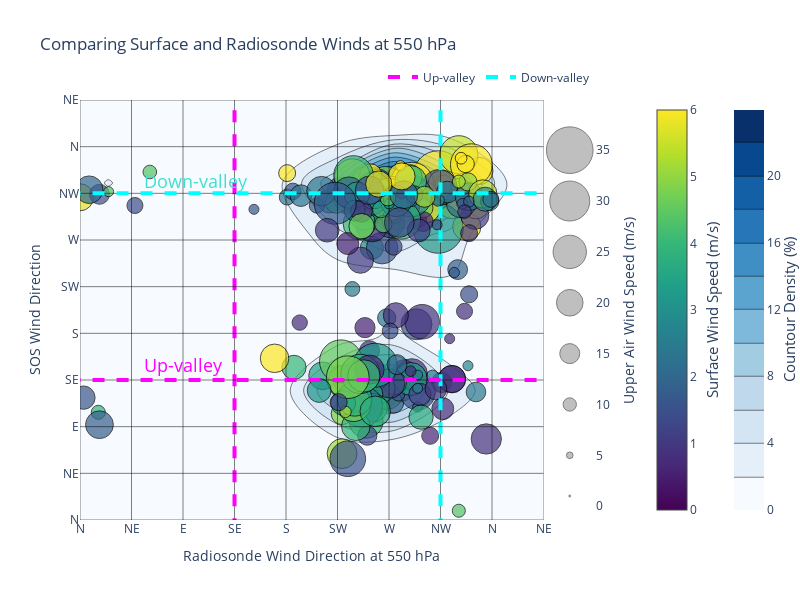

Write notebook code for a chart like this one.
### Code cell
ds = pres_550
level='550 hPa'

# Create kernel density plot traces
trace500 = go.Histogram2dContour(
    x=ds['deg'],
    y=ds['dir_10m_c'],
    colorscale='Blues_r',
    reversescale=True,
    xaxis='x',
    yaxis='y',
    ncontours=20,
    histnorm='percent',
    showscale=True
)
# add title to scale
trace500['colorbar']['x'] = 1.25

# Scatter plot traces (optional for markers)
scatter500 = go.Scatter(
    x=ds['deg'],
    y=ds['dir_10m_c'],
    mode='markers',
    marker=dict(
        size=ds['wspd'],
        sizemin=5,
        sizemode='diameter',
        sizeref=2. * max(ds['wspd']) / (10. **2),
        color=ds['spd_10m_c'],
        colorscale='Viridis',
        opacity=0.7,
        line=dict(width=1, color='black'),
        cmin=0,
        cmax=6
    ),
    showlegend=False,
    name='500 mb'
)
# move this colorbar to the right
scatter500['marker']['colorbar']['x'] = 1.10


# Create scatter traces for the legend
fig2 = go.Scatter(
    x=np.zeros(8),
    y=np.array([1, 5, 10, 15, 20, 25, 30, 35]),
    mode='markers',
    marker=dict(
        size=[1, 5, 10, 15, 20, 25, 30, 35],
        sizemin=1,
        sizemode='diameter',
        sizeref=2. * max(ds['wspd']) / (10. **2),
        color='grey',
        opacity=0.5,
        line=dict(width=1, color='black'),
        cmin=0,
        cmax=6
    ),
    showlegend=False,
)
# Layout
layout = go.Layout(
    title=f'Comparing Surface and Radiosonde Winds at {level}',
    xaxis=dict(title=f'Radiosonde Wind Direction at {level}', showgrid=True),
    yaxis=dict(title='SOS Wind Direction'),
    width=800,
    height=600,
)

# Create figure and plot
fig = go.Figure(data=[trace500, scatter500] + [fig2.update(xaxis="x2", yaxis="y2")], layout=layout)

# update hovertemplate
fig.update_traces(
    hovertemplate='Upper Wind Speed: %{marker.size:.2f} m/s<br>Surface Wind Speed: %{marker.color:.2f} m/s<extra></extra>',
)

# add vertical and horizontal lines
v_lines = [0, 45, 90, 135, 180, 225, 270, 315, 360, 405]
h_lines = v_lines

for v in v_lines:
    fig.add_shape(type='line', x0=v, x1=v, y0=-10, y1=420, line=dict(color='black', width=1), opacity=0.5)
    if v == 315:
        fig.add_shape(type='line', x0=v, x1=v, y0=-10, y1=420, line=dict(color='cyan', width=4, dash='dash'), name='Down-valley', showlegend=True)
    elif v == 135:
        fig.add_shape(type='line', x0=v, x1=v, y0=-10, y1=420, line=dict(color='magenta', width=4, dash='dash'), name = 'Up-valley', showlegend=True)
for h in h_lines:
    fig.add_shape(type='line', x0=-10, x1=420, y0=h, y1=h, line=dict(color='black', width=1), opacity=0.5)
    if h == 315:
        fig.add_shape(type='line', x0=-10, x1=420, y0=h, y1=h, line=dict(color='cyan', width=4, dash='dash'))
    elif h == 135:
        fig.add_shape(type='line', x0=-10, x1=420, y0=h, y1=h, line=dict(color='magenta', width=4, dash='dash'))

# replace x and y labels with cardinal directions
fig.update_xaxes(tickvals=[0, 45, 90, 135, 180, 225, 270, 315, 360, 405],
                 ticktext=['N', 'NE', 'E', 'SE', 'S', 'SW', 'W', 'NW', 'N', 'NE'],
                 range=(0, 405))
fig.update_yaxes(tickvals=[0, 45, 90, 135, 180, 225, 270, 315, 360, 405],
                 ticktext=['N', 'NE', 'E', 'SE', 'S', 'SW', 'W', 'NW', 'N', 'NE'],
                 range=(0, 405))

# now config axes appropriately
fig.update_layout(
    xaxis_domain=[0, 0.90],
    xaxis2={"domain": [0.902, 1], "matches": None, "visible": False},
    yaxis2={"anchor": "free", "overlaying": "y", "side": "right", "position": 1, "title": "Upper Air Wind Speed (m/s)"},
    plot_bgcolor='rgba(0,0,0,0)'
)
# add the legned
fig.update_layout(legend=dict(
    orientation="h",
    yanchor="bottom",
    y=1.02,
    xanchor="right",
    x=1
))

# add your rotated title via annotations
fig.update_layout(
    margin=dict(r=150),
    # ^^ making a bit of space for the annotation
    annotations=[
        dict(
            text="Countour Density (%)",
            font_size=15,
            textangle=270,
            showarrow=False,
            # ^^ appearance
            xref="paper",
            yref="paper",
            x=1.4,
            y=0.5,
            # ^^ position
        ),
        dict(
            text="Surface Wind Speed (m/s)",
            font_size=15,
            textangle=270,
            showarrow=False,
            # ^^ appearance
            xref="paper",
            yref="paper",
            x=1.25,
            y=0.5,
            # ^^ position
        ),
        dict(
            text="Down-valley",
            font_size=18,
            font_color='turquoise',
            textangle=0,
            showarrow=False,
            # ^^ appearance
            xref="paper",
            yref="paper",
            x=0.12,
            y=0.84,
            # ^^ position
        ),
        dict(
            text="Up-valley",
            font_size=18,
            font_color='magenta',
            textangle=0,
            showarrow=False,
            # ^^ appearance
            xref="paper",
            yref="paper",
            x=0.12,
            y=0.37,
            # ^^ position
        )
    ]
)

### Figure 1 — Plotly figure (JSON) as saved in the notebook; plotly's stock layout.template omitted (floating-point values rounded to 4 significant figures; data arrays with more than 128 entries replaced by an {"elided": "..."} marker saying what was removed)
{"data": [{"colorbar": {"x": 1.25}, "colorscale": [[0, "rgb(8,48,107)"], [0.125, "rgb(8,81,156)"], [0.25, "rgb(33,113,181)"], [0.375, "rgb(66,146,198)"], [0.5, "rgb(107,174,214)"], [0.625, "rgb(158,202,225)"], [0.75, "rgb(198,219,239)"], [0.875, "rgb(222,235,247)"], [1, "rgb(247,251,255)"]], "histnorm": "percent", "hovertemplate": "Upper Wind Speed: %{marker.size:.2f} m/s<br>Surface Wind Speed: %{marker.color:.2f} m/s<extra></extra>", "ncontours": 20, "reversescale": true, "showscale": true, "type": "histogram2dcontour", "x": {"elided": "244 int values"}, "xaxis": "x", "y": {"elided": "244 float values"}, "yaxis": "y"}, {"hovertemplate": "Upper Wind Speed: %{marker.size:.2f} m/s<br>Surface Wind Speed: %{marker.color:.2f} m/s<extra></extra>", "marker": {"cmax": 6, "cmin": 0, "color": {"elided": "244 float values"}, "colorbar": {"x": 1.1}, "colorscale": [[0, "#440154"], [0.1111, "#482878"], [0.2222, "#3e4989"], [0.3333, "#31688e"], [0.4444, "#26828e"], [0.5556, "#1f9e89"], [0.6667, "#35b779"], [0.7778, "#6ece58"], [0.8889, "#b5de2b"], [1, "#fde725"]], "line": {"color": "black", "width": 1}, "opacity": 0.7, "size": {"elided": "244 float values"}, "sizemin": 5, "sizemode": "diameter", "sizeref": 0.75}, "mode": "markers", "name": "500 mb", "showlegend": false, "type": "scatter", "x": {"elided": "244 int values"}, "y": {"elided": "244 float values"}}, {"hovertemplate": "Upper Wind Speed: %{marker.size:.2f} m/s<br>Surface Wind Speed: %{marker.color:.2f} m/s<extra></extra>", "marker": {"cmax": 6, "cmin": 0, "color": "grey", "line": {"color": "black", "width": 1}, "opacity": 0.5, "size": [1, 5, 10, 15, 20, 25, 30, 35], "sizemin": 1, "sizemode": "diameter", "sizeref": 0.75}, "mode": "markers", "showlegend": false, "type": "scatter", "x": [0, 0, 0, 0, 0, 0, 0, 0], "xaxis": "x2", "y": [1, 5, 10, 15, 20, 25, 30, 35], "yaxis": "y2"}], "layout": {"annotations": [{"font": {"size": 15}, "showarrow": false, "text": "Countour Density (%)", "textangle": -90, "x": 1.4, "xref": "paper", "y": 0.5, "yref": "paper"}, {"font": {"size": 15}, "showarrow": false, "text": "Surface Wind Speed (m/s)", "textangle": -90, "x": 1.25, "xref": "paper", "y": 0.5, "yref": "paper"}, {"font": {"color": "turquoise", "size": 18}, "showarrow": false, "text": "Down-valley", "textangle": 0, "x": 0.12, "xref": "paper", "y": 0.84, "yref": "paper"}, {"font": {"color": "magenta", "size": 18}, "showarrow": false, "text": "Up-valley", "textangle": 0, "x": 0.12, "xref": "paper", "y": 0.37, "yref": "paper"}], "height": 600, "legend": {"orientation": "h", "x": 1, "xanchor": "right", "y": 1.02, "yanchor": "bottom"}, "margin": {"r": 150}, "plot_bgcolor": "rgba(0,0,0,0)", "shapes": [{"line": {"color": "black", "width": 1}, "opacity": 0.5, "type": "line", "x0": 0, "x1": 0, "y0": -10, "y1": 420}, {"line": {"color": "black", "width": 1}, "opacity": 0.5, "type": "line", "x0": 45, "x1": 45, "y0": -10, "y1": 420}, {"line": {"color": "black", "width": 1}, "opacity": 0.5, "type": "line", "x0": 90, "x1": 90, "y0": -10, "y1": 420}, {"line": {"color": "black", "width": 1}, "opacity": 0.5, "type": "line", "x0": 135, "x1": 135, "y0": -10, "y1": 420}, {"line": {"color": "magenta", "dash": "dash", "width": 4}, "name": "Up-valley", "showlegend": true, "type": "line", "x0": 135, "x1": 135, "y0": -10, "y1": 420}, {"line": {"color": "black", "width": 1}, "opacity": 0.5, "type": "line", "x0": 180, "x1": 180, "y0": -10, "y1": 420}, {"line": {"color": "black", "width": 1}, "opacity": 0.5, "type": "line", "x0": 225, "x1": 225, "y0": -10, "y1": 420}, {"line": {"color": "black", "width": 1}, "opacity": 0.5, "type": "line", "x0": 270, "x1": 270, "y0": -10, "y1": 420}, {"line": {"color": "black", "width": 1}, "opacity": 0.5, "type": "line", "x0": 315, "x1": 315, "y0": -10, "y1": 420}, {"line": {"color": "cyan", "dash": "dash", "width": 4}, "name": "Down-valley", "showlegend": true, "type": "line", "x0": 315, "x1": 315, "y0": -10, "y1": 420}, {"line": {"color": "black", "width": 1}, "opacity": 0.5, "type": "line", "x0": 360, "x1": 360, "y0": -10, "y1": 420}, {"line": {"color": "black", "width": 1}, "opacity": 0.5, "type": "line", "x0": 405, "x1": 405, "y0": -10, "y1": 420}, {"line": {"color": "black", "width": 1}, "opacity": 0.5, "type": "line", "x0": -10, "x1": 420, "y0": 0, "y1": 0}, {"line": {"color": "black", "width": 1}, "opacity": 0.5, "type": "line", "x0": -10, "x1": 420, "y0": 45, "y1": 45}, {"line": {"color": "black", "width": 1}, "opacity": 0.5, "type": "line", "x0": -10, "x1": 420, "y0": 90, "y1": 90}, {"line": {"color": "black", "width": 1}, "opacity": 0.5, "type": "line", "x0": -10, "x1": 420, "y0": 135, "y1": 135}, {"line": {"color": "magenta", "dash": "dash", "width": 4}, "type": "line", "x0": -10, "x1": 420, "y0": 135, "y1": 135}, {"line": {"color": "black", "width": 1}, "opacity": 0.5, "type": "line", "x0": -10, "x1": 420, "y0": 180, "y1": 180}, {"line": {"color": "black", "width": 1}, "opacity": 0.5, "type": "line", "x0": -10, "x1": 420, "y0": 225, "y1": 225}, {"line": {"color": "black", "width": 1}, "opacity": 0.5, "type": "line", "x0": -10, "x1": 420, "y0": 270, "y1": 270}, {"line": {"color": "black", "width": 1}, "opacity": 0.5, "type": "line", "x0": -10, "x1": 420, "y0": 315, "y1": 315}, {"line": {"color": "cyan", "dash": "dash", "width": 4}, "type": "line", "x0": -10, "x1": 420, "y0": 315, "y1": 315}, {"line": {"color": "black", "width": 1}, "opacity": 0.5, "type": "line", "x0": -10, "x1": 420, "y0": 360, "y1": 360}, {"line": {"color": "black", "width": 1}, "opacity": 0.5, "type": "line", "x0": -10, "x1": 420, "y0": 405, "y1": 405}], "title": {"text": "Comparing Surface and Radiosonde Winds at 550 hPa"}, "width": 800, "xaxis": {"domain": [0, 0.9], "range": [0, 405], "showgrid": true, "ticktext": ["N", "NE", "E", "SE", "S", "SW", "W", "NW", "N", "NE"], "tickvals": [0, 45, 90, 135, 180, 225, 270, 315, 360, 405], "title": {"text": "Radiosonde Wind Direction at 550 hPa"}}, "xaxis2": {"domain": [0.902, 1], "visible": false}, "yaxis": {"range": [0, 405], "ticktext": ["N", "NE", "E", "SE", "S", "SW", "W", "NW", "N", "NE"], "tickvals": [0, 45, 90, 135, 180, 225, 270, 315, 360, 405], "title": {"text": "SOS Wind Direction"}}, "yaxis2": {"anchor": "free", "overlaying": "y", "position": 1, "side": "right", "title": {"text": "Upper Air Wind Speed (m/s)"}}}}
